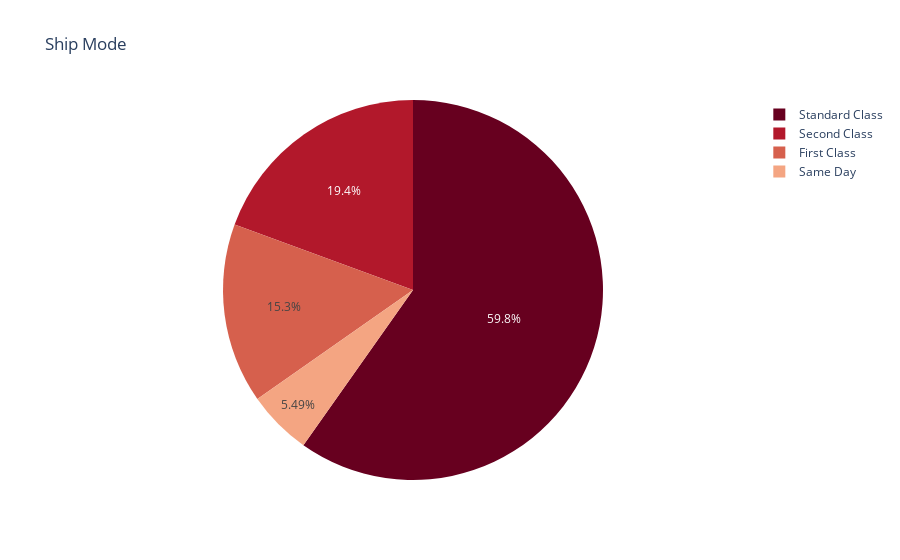

This figure's notebook cell:
### Markdown cell above
# California has highest sale among top 15 states.

### Code cell
fig = px.pie(df, values=np.ones(9800), names='Ship Mode', title='Ship Mode',color_discrete_sequence=px.colors.sequential.RdBu)
fig.show()

### Figure 1 — Plotly figure (JSON) as saved in the notebook; plotly's stock layout.template omitted (floating-point values rounded to 4 significant figures; data arrays with more than 128 entries replaced by an {"elided": "..."} marker saying what was removed)
{"data": [{"domain": {"x": [0, 1], "y": [0, 1]}, "hovertemplate": "Ship Mode=%{label}<br>value=%{value}<extra></extra>", "labels": {"elided": "9800 str values"}, "legendgroup": "", "name": "", "showlegend": true, "type": "pie", "values": {"elided": "9800 int values"}}], "layout": {"legend": {"tracegroupgap": 0}, "piecolorway": ["rgb(103,0,31)", "rgb(178,24,43)", "rgb(214,96,77)", "rgb(244,165,130)", "rgb(253,219,199)", "rgb(247,247,247)", "rgb(209,229,240)", "rgb(146,197,222)", "rgb(67,147,195)", "rgb(33,102,172)", "rgb(5,48,97)"], "title": {"text": "Ship Mode"}}}
